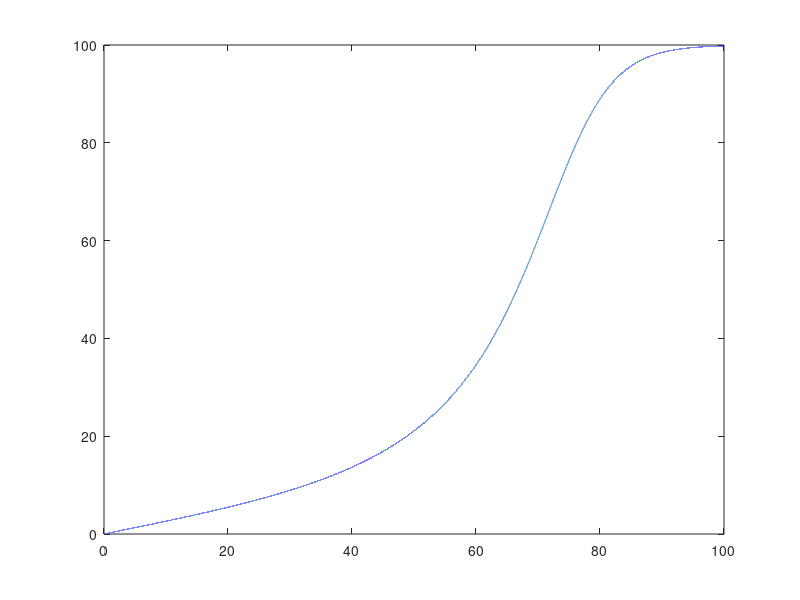

Here is the MATLAB script that generated this plot:
clear vars;
beta=1;
p=0.00261;
q=0.21565;
Na=100;
N=0;
qt=q*power((N/Na),1+beta);
time=100;
step_size=0.001;
A_array=zeros(1,time/step_size);
rt=zeros(1,time/step_size);
j=1;
B_array=zeros(1,time/step_size);
C_array=zeros(1,time/step_size);
for i=0:step_size:time
    A_array(1,j)=N;
    B_array(1,j)=(p+qt)*(Na-N)*step_size;
    C_array(1,j)=(p+qt)*(Na-N);
    N=N+((p+qt)*(Na-N)*step_size);
    qt=q*power((N/Na),beta+1);
    
    rt(1,j)=i;
    j=j+1;
end
plot(rt,A_array);
hold on;